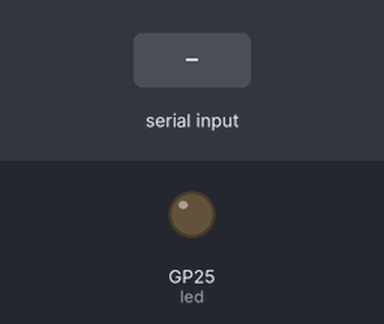
Simulated run of this program. Board: Raspberry Pi Pico running MicroPython. Parts: output pins drawn as LEDs (lit = HIGH). Inputs (shaded band) come from the test bench. WiFi joins after 1.5 s; what the program prints to the serial console is not drawn.

Above: at 0.6 s.
At 2.7 s:
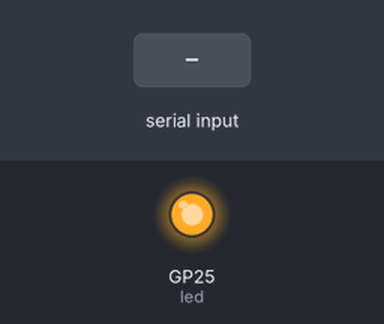
2.8 s: "5\n" received over the second serial link
Timing chart, 0 to 5.8 s (numbered marks = the images above; inputs shaded):
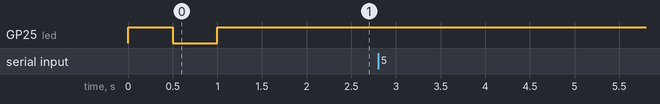

Measured:
- after the input at 2.8 s, every drawn part: stays the same

The program:

Ubicua_Raspberry.py
```python
import network
import urequests
import time
from machine import UART, Pin
import ujson

SSID = "C4s4R3d"
PASSWORD = "R3dC4542025?$%"
FIREBASE_URL = "https://recolectores-de-datos-p6-default-rtdb.firebaseio.com/sensores.json"

uart = UART(1, baudrate=9600, tx=Pin(8), rx=Pin(9))

led = Pin("LED", Pin.OUT)

def conectar_wifi():
    wlan = network.WLAN(network.STA_IF)
    wlan.active(True)
    wlan.connect(SSID, PASSWORD)

    print(f"Conectando a {SSID}...")

    intentos = 0
    while not wlan.isconnected() and intentos < 20:
        led.toggle()
        time.sleep(0.5)
        intentos += 1
        print(".", end="")

    if wlan.isconnected():
        print(f"\n¡Conectado! IP: {wlan.ifconfig()[0]}")
        led.on()
    else:
        print("\nError: No se pudo conectar al WiFi.")
        led.off()

def main():
    conectar_wifi()
    print("--- Sistema Listo: Esperando datos del Arduino ---")

    while True:
        try:
            if uart.any():
                data_bytes = uart.readline()

                try:
                    texto = data_bytes.decode('utf-8').strip()
                    print(f"\nRecibido del Arduino: {texto}")

                    # Arduino envía: ldr, lm35, mic, hum, temp
                    valores = texto.split(',')

                    if len(valores) == 5:
                        json_data = {
                            "ldr": int(valores[0]),           # Fotoresistencia (entero)
                            "lm35": float(valores[1]),        # LM35 (AHORA ES FLOAT/DECIMAL)
                            "mic": int(valores[2]),           # Micrófono (entero)
                            "humedad": float(valores[3]),     # DHT Humedad (float)
                            "temperatura": float(valores[4]), # DHT Temperatura (float)
                            "timestamp": time.time()          # Tiempo interno (opcional)
                        }

                        print("Subiendo a Firebase...", end="")
                        respuesta = urequests.post(FIREBASE_URL, json=json_data)

                        if respuesta.status_code == 200:
                            print(" ¡OK!")
                        else:
                            print(f" Error: {respuesta.status_code}")

                        respuesta.close()

                    else:
                        print(f"Error de formato: Se esperaban 5 valores, llegaron {len(valores)}")

                except ValueError:
                    print("Error: Uno de los datos no es un número válido.")
                except UnicodeError:
                    print("Error: Trama de datos corrupta (ruido en cables).")

        except Exception as e:
            print(f"Error general: {e}")
            wlan = network.WLAN(network.STA_IF)
            if not wlan.isconnected():
                print("WiFi perdido, reconectando...")
                conectar_wifi()

        time.sleep_ms(100)

# Ejecutar
if __name__ == "__main__":
    main()
```
